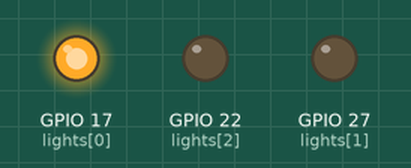
A program run on a simulated Raspberry Pi (BCM pin numbers). Parts: output pins drawn as LEDs (lit = HIGH). At 3.0 s the program stops and its outputs stay as they are.

Above: at 0.1 s.
At 1.1 s:
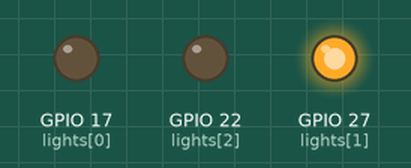
At 2.1 s:
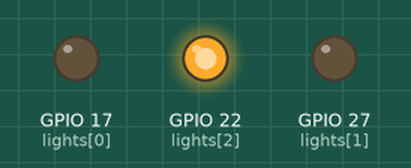
At 3.1 s:
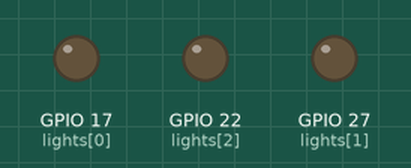
Timing chart, 0 to 4.5 s (numbered marks = the images above):
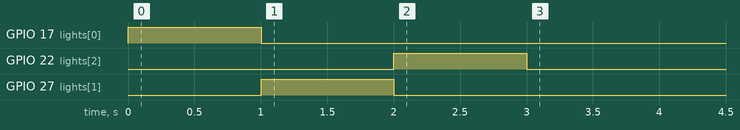

The program:

three-led.py
```python
#import libraries
from gpiozero import LEDBoard
from time import sleep
from signal import pause

#define our LEDs
lights = LEDBoard(17, 27, 22)

#Blink the LEDs one at a time
lights.value = (1, 0, 0)
sleep(1)
lights.value = (0, 1, 0)
sleep(1)
lights.value = (0, 0, 1)
sleep(1)
lights.off()

#Keep the script running
pause()
```
